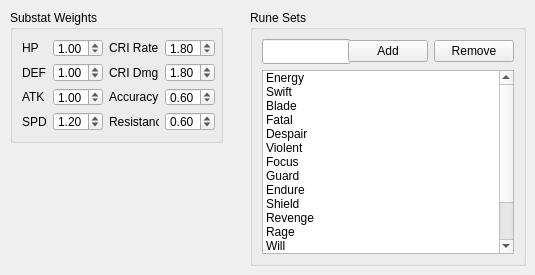
     <widget class="QWidget" name="tab">
      <attribute name="title">
       <string>General</string>
      </attribute>
      <widget class="QGroupBox" name="groupBox_2">
       <property name="geometry">
        <rect>
         <x>10</x>
         <y>10</y>
         <width>213</width>
         <height>133</height>
        </rect>
       </property>
       <property name="title">
        <string>Substat Weights</string>
       </property>
       <layout class="QGridLayout" name="gridLayout_2">
        <item row="0" column="0">
         <layout class="QFormLayout" name="formLayout_2">
          <item row="0" column="0">
           <widget class="QLabel" name="label_5">
            <property name="text">
             <string>HP</string>
            </property>
           </widget>
          </item>
          <item row="1" column="0">
           <widget class="QLabel" name="label_6">
            <property name="text">
             <string>DEF</string>
            </property>
           </widget>
          </item>
          <item row="2" column="0">
           <widget class="QLabel" name="label_7">
            <property name="text">
             <string>ATK</string>
            </property>
           </widget>
          </item>
          <item row="3" column="0">
           <widget class="QLabel" name="label_8">
            <property name="text">
             <string>SPD</string>
            </property>
           </widget>
          </item>
          <item row="0" column="1">
           <widget class="QDoubleSpinBox" name="hp_doubleSpinBox">
            <property name="minimumSize">
             <size>
              <width>50</width>
              <height>0</height>
             </size>
            </property>
            <property name="maximumSize">
             <size>
              <width>50</width>
              <height>16777215</height>
             </size>
            </property>
            <property name="specialValueText">
             <string>1.00</string>
            </property>
            <property name="singleStep">
             <double>0.100000000000000</double>
            </property>
            <property name="value">
             <double>1.000000000000000</double>
            </property>
           </widget>
          </item>
          <item row="1" column="1">
           <widget class="QDoubleSpinBox" name="def_doubleSpinBox">
            <property name="minimumSize">
             <size>
              <width>50</width>
              <height>0</height>
             </size>
            </property>
            <property name="maximumSize">
             <size>
              <width>50</width>
              <height>16777215</height>
             </size>
            </property>
            <property name="singleStep">
             <double>0.100000000000000</double>
            </property>
            <property name="value">
             <double>1.000000000000000</double>
            </property>
           </widget>
          </item>
          <item row="2" column="1">
           <widget class="QDoubleSpinBox" name="atk_doubleSpinBox">
            <property name="minimumSize">
             <size>
              <width>50</width>
              <height>0</height>
             </size>
            </property>
            <property name="maximumSize">
             <size>
              <width>50</width>
              <height>16777215</height>
             </size>
            </property>
            <property name="singleStep">
             <double>0.100000000000000</double>
            </property>
            <property name="value">
             <double>1.000000000000000</double>
            </property>
           </widget>
          </item>
          <item row="3" column="1">
           <widget class="QDoubleSpinBox" name="spd_doubleSpinBox">
            <property name="minimumSize">
             <size>
              <width>50</width>
              <height>0</height>
             </size>
            </property>
            <property name="maximumSize">
             <size>
              <width>50</width>
              <height>50</height>
             </size>
            </property>
            <property name="singleStep">
             <double>0.100000000000000</double>
            </property>
            <property name="value">
             <double>1.200000000000000</double>
            </property>
           </widget>
          </item>
         </layout>
        </item>
        <item row="0" column="1">
         <layout class="QFormLayout" name="formLayout_3">
          <item row="0" column="0">
           <widget class="QLabel" name="label_9">
            <property name="text">
             <string>CRI Rate</string>
            </property>
           </widget>
          </item>
          <item row="1" column="0">
           <widget class="QLabel" name="label_10">
            <property name="text">
             <string>CRI Dmg</string>
            </property>
           </widget>
          </item>
          <item row="2" column="0">
           <widget class="QLabel" name="label_11">
            <property name="text">
             <string>Accuracy</string>
            </property>
           </widget>
          </item>
          <item row="3" column="0">
           <widget class="QLabel" name="label_12">
            <property name="text">
             <string>Resistance</string>
            </property>
           </widget>
          </item>
          <item row="0" column="1">
           <widget class="QDoubleSpinBox" name="cr_doubleSpinBox">
            <property name="minimumSize">
             <size>
              <width>50</width>
              <height>0</height>
             </size>
            </property>
            <property name="maximumSize">
             <size>
              <width>50</width>
              <height>16777215</height>
             </size>
            </property>
            <property name="singleStep">
             <double>0.100000000000000</double>
            </property>
            <property name="value">
             <double>1.800000000000000</double>
            </property>
           </widget>
          </item>
          <item row="1" column="1">
           <widget class="QDoubleSpinBox" name="cd_doubleSpinBox">
            <property name="minimumSize">
             <size>
              <width>50</width>
              <height>0</height>
             </size>
            </property>
            <property name="maximumSize">
             <size>
              <width>50</width>
              <height>16777215</height>
             </size>
            </property>
            <property name="singleStep">
             <double>0.100000000000000</double>
            </property>
            <property name="value">
             <double>1.800000000000000</double>
            </property>
           </widget>
          </item>
          <item row="2" column="1">
           <widget class="QDoubleSpinBox" name="acc_doubleSpinBox">
            <property name="minimumSize">
             <size>
              <width>50</width>
              <height>0</height>
             </size>
            </property>
            <property name="maximumSize">
             <size>
              <width>50</width>
              <height>16777215</height>
             </size>
            </property>
            <property name="singleStep">
             <double>0.100000000000000</double>
            </property>
            <property name="value">
             <double>0.600000000000000</double>
            </property>
           </widget>
          </item>
          <item row="3" column="1">
           <widget class="QDoubleSpinBox" name="res_doubleSpinBox">
            <property name="minimumSize">
             <size>
              <width>50</width>
              <height>0</height>
             </size>
            </property>
            <property name="maximumSize">
             <size>
              <width>50</width>
              <height>16777215</height>
             </size>
            </property>
            <property name="singleStep">
             <double>0.100000000000000</double>
            </property>
            <property name="value">
             <double>0.600000000000000</double>
            </property>
           </widget>
          </item>
         </layout>
        </item>
       </layout>
      </widget>
      <widget class="QGroupBox" name="groupBox_3">
       <property name="geometry">
        <rect>
         <x>250</x>
         <y>10</y>
         <width>276</width>
         <height>256</height>
        </rect>
       </property>
       <property name="title">
        <string>Rune Sets</string>
       </property>
       <layout class="QVBoxLayout" name="verticalLayout">
        <item>
         <layout class="QHBoxLayout" name="horizontalLayout">
          <item>
           <widget class="QLineEdit" name="setEdit">
            <property name="minimumSize">
             <size>
              <width>89</width>
              <height>25</height>
             </size>
            </property>
            <property name="maximumSize">
             <size>
              <width>50</width>
              <height>16777215</height>
             </size>
            </property>
           </widget>
          </item>
          <item>
           <widget class="QPushButton" name="addsetButton">
            <property name="minimumSize">
             <size>
              <width>80</width>
              <height>10</height>
             </size>
            </property>
            <property name="maximumSize">
             <size>
              <width>50</width>
              <height>16777215</height>
             </size>
            </property>
            <property name="text">
             <string>Add</string>
            </property>
           </widget>
          </item>
          <item>
           <widget class="QPushButton" name="removesetButton">
            <property name="minimumSize">
             <size>
              <width>80</width>
              <height>10</height>
             </size>
            </property>
            <property name="maximumSize">
             <size>
              <width>50</width>
              <height>16777215</height>
             </size>
            </property>
            <property name="text">
             <string>Remove</string>
            </property>
           </widget>
          </item>
         </layout>
        </item>
        <item>
         <widget class="QListWidget" name="setslistWidget">
          <item>
           <property name="text">
            <string>Energy</string>
           </property>
          </item>
          <item>
           <property name="text">
            <string>Swift</string>
           </property>
          </item>
          <item>
           <property name="text">
            <string>Blade</string>
           </property>
          </item>
          <item>
           <property name="text">
            <string>Fatal</string>
           </property>
          </item>
          <item>
           <property name="text">
            <string>Despair</string>
           </property>
          </item>
          <item>
           <property name="text">
            <string>Violent</string>
           </property>
          </item>
          <item>
           <property name="text">
            <string>Focus</string>
           </property>
          </item>
          <item>
           <property name="text">
            <string>Guard</string>
           </property>
          </item>
          <item>
           <property name="text">
            <string>Endure</string>
           </property>
          </item>
          <item>
           <property name="text">
            <string>Shield</string>
           </property>
          </item>
          <item>
           <property name="text">
            <string>Revenge</string>
           </property>
          </item>
          <item>
           <property name="text">
            <string>Rage</string>
           </property>
          </item>
          <item>
           <property name="text">
            <string>Will</string>
           </property>
          </item>
          <item>
           <property name="text">
            <string>Nemesis</string>
           </property>
          </item>
          <item>
           <property name="text">
            <string>Vampire</string>
           </property>
          </item>
          <item>
           <property name="text">
            <string>Destroy</string>
           </property>
          </item>
          <item>
           <property name="text">
            <string>???</string>
           </property>
          </item>
         </widget>
        </item>
       </layout>
      </widget>
     </widget>
